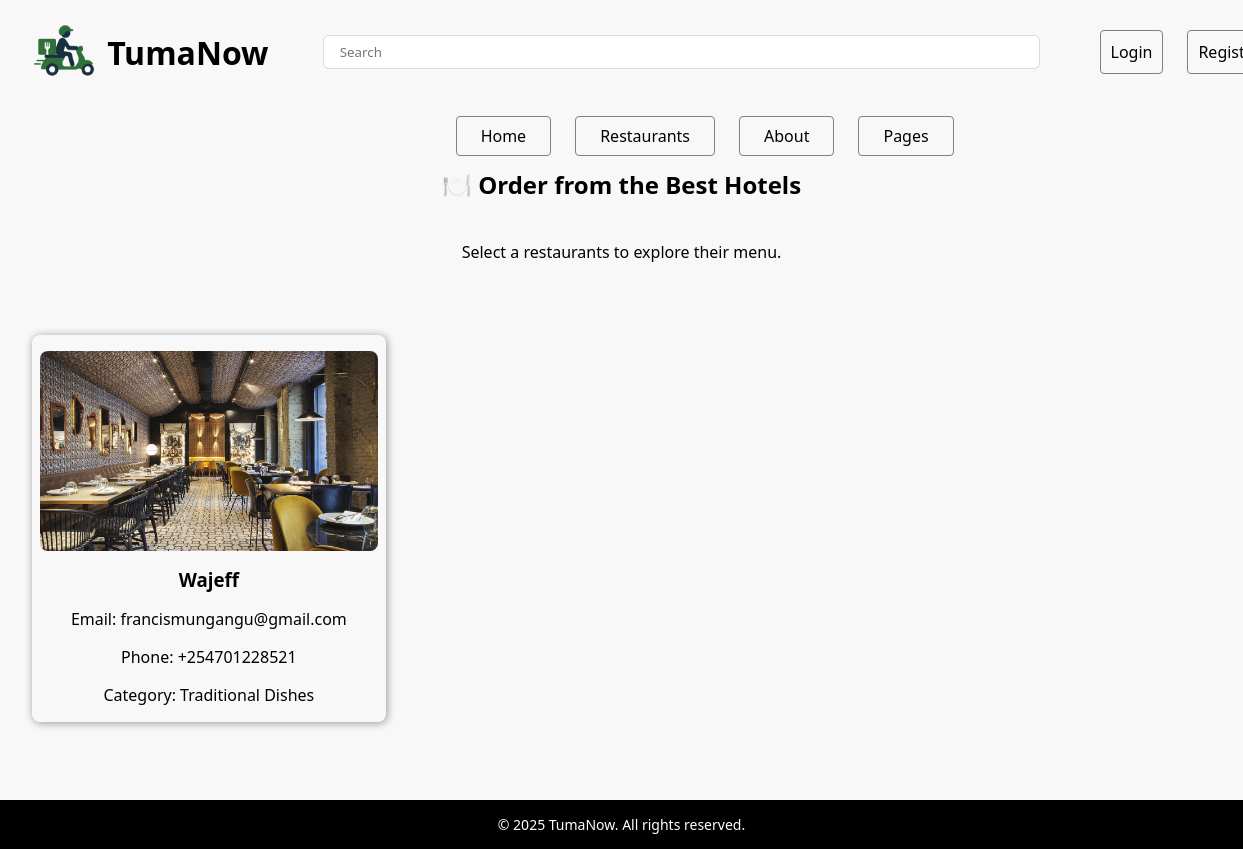
/restaurants/, run on an earlier commit of the app's database.
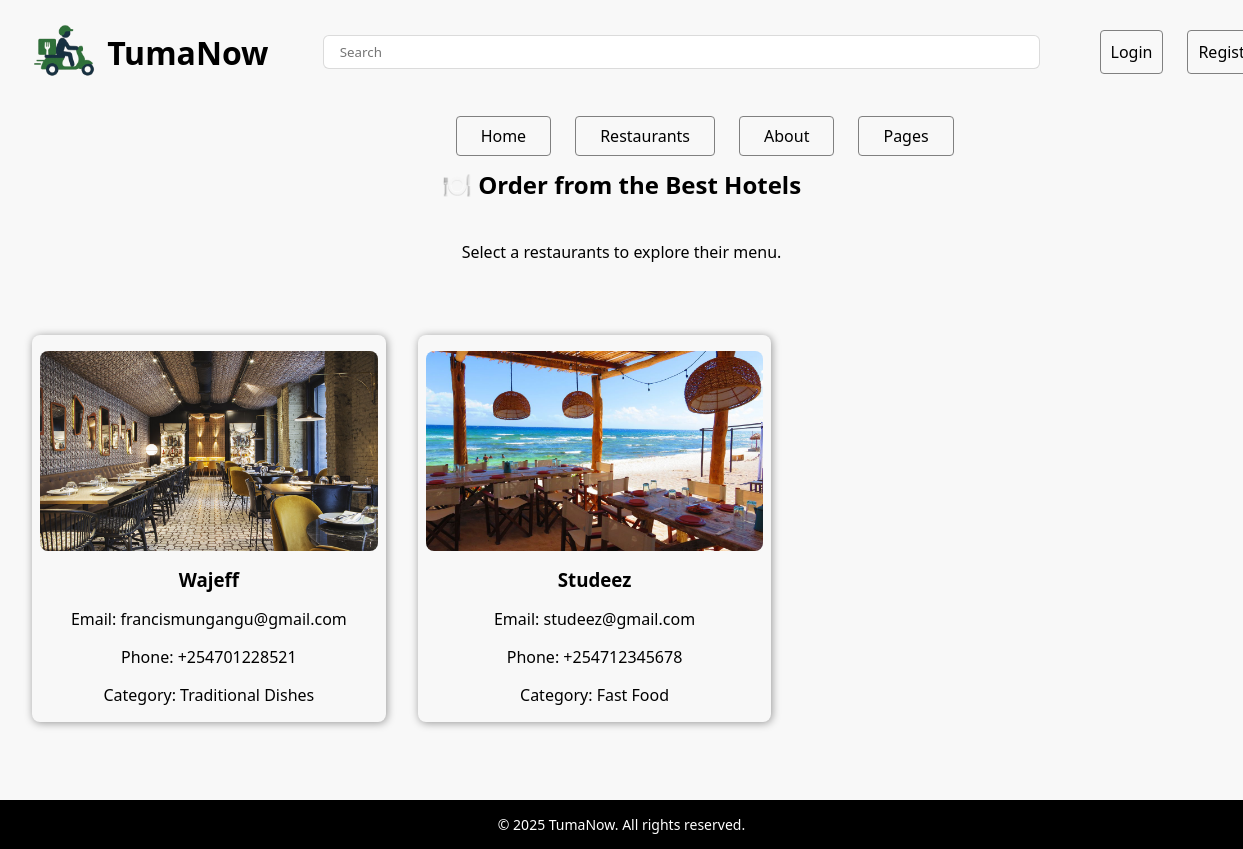
And on a later commit of the database.
### Tumanow_app/models.py (models this page shows, shortened)
class Restaurant(models.Model):
    CATEGORY_CHOICE = [
        ('TD', 'Traditional Dishes'),
        ('FF', 'Fast Food'),
        ('S', 'Snacks'),
        ('HB', 'Hot Beverages'),
        ('CB', 'Cold Beverages')
    ]
    name = models.CharField(max_length=100)
    email = models.EmailField()
    phone_number = PhoneNumberField()
    image = models.ImageField(upload_to='restaurants', default='deliveryicons.jpg')
    description = models.TextField(blank=True, null=True)
    category = models.CharField(max_length=2, choices=CATEGORY_CHOICE)

### Tumanow_app/views.py (the view)
# urls.py: path('restaurants/', views.restaurants, name='restaurants'),
def restaurants(request):
    restaurants = Restaurant.objects.all()
    return render(request, 'restaurants.html', {'restaurants': restaurants})

### Tumanow_app/templates/restaurants.html (shortened to what this page needs)
{% extends 'base.html' %}
{% load static %}
{% block static_inclusions %}
<link rel="stylesheet" href="{% static 'menu.css' %}" />
{% endblock %}
{% block main %}
<main>
    <section class="vendors-container">
        <h2>🍽️ Order from the Best Hotels</h2>
        <p>Select a restaurants to explore their menu.</p>
        <div class="vendors-grid">
            {% for restaurant in restaurants %}
             <a href="{% url 'restaurant' id=restaurant.id %}" class="vendor-card">
                <img src="{{ restaurant.image.url }}" alt="Wajeff">
                <h3>{{ restaurant.name }}</h3>
                <p>Email: {{ restaurant.email }}</p>
                <p>Phone: {{ restaurant.phone_number }}</p>
                <p>Category: {{ restaurant.get_category_display }}</p>
            </a>
            {% endfor %}
        </div>
    </section>
</main>
{% endblock %}

What changed in the data, as far as the page shows it:
added Restaurant: image (picture), name "Studeez", email "studeez@gmail.com", phone_number "+254712345678", category "Fast Food"
